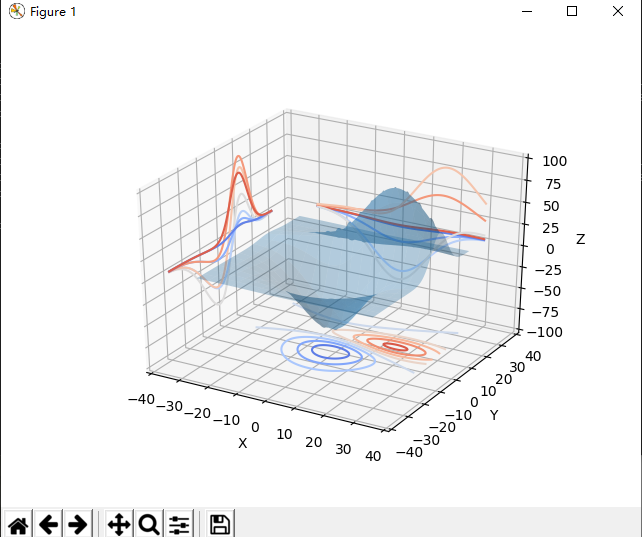

This chart was generated by the following Python code:
from mpl_toolkits.mplot3d import axes3d 
import matplotlib.pyplot as plt 
from matplotlib import cm 
fig = plt.figure() 
ax =fig.gca(projection='3d') 
X, Y, Z =axes3d.get_test_data(0.05) 
ax.plot_surface(X, Y,Z, rstride=8, cstride=8, alpha=0.3) 
cset = ax.contour(X, Y,Z, zdir='z', offset=-100, cmap=cm.coolwarm) 
cset = ax.contour(X, Y,Z, zdir='x', offset=-40, cmap=cm.coolwarm) 
cset = ax.contour(X, Y,Z, zdir='y', offset=40, cmap=cm.coolwarm) 
ax.set_xlabel('X') 
ax.set_xlim(-40, 40) 
ax.set_ylabel('Y') 
ax.set_ylim(-40, 40) 
ax.set_zlabel('Z') 
ax.set_zlim(-100, 100) 
plt.show()
